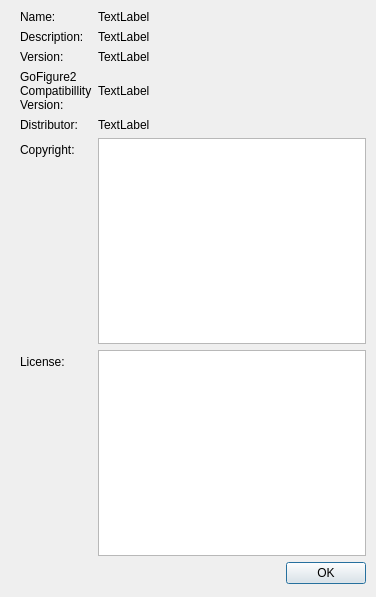
<?xml version="1.0" encoding="UTF-8"?>
<ui version="4.0">
 <class>Form</class>
 <widget class="QWidget" name="Form">
  <property name="geometry">
   <rect>
    <x>0</x>
    <y>0</y>
    <width>376</width>
    <height>597</height>
   </rect>
  </property>
  <property name="windowTitle">
   <string>Form</string>
  </property>
  <widget class="QWidget" name="">
   <property name="geometry">
    <rect>
     <x>20</x>
     <y>10</y>
     <width>346</width>
     <height>574</height>
    </rect>
   </property>
   <layout class="QVBoxLayout" name="verticalLayout">
    <item>
     <layout class="QFormLayout" name="formLayout">
      <item row="0" column="0">
       <widget class="QLabel" name="label">
        <property name="text">
         <string>Name:</string>
        </property>
       </widget>
      </item>
      <item row="0" column="1">
       <widget class="QLabel" name="m_Name">
        <property name="text">
         <string>TextLabel</string>
        </property>
       </widget>
      </item>
      <item row="1" column="0">
       <widget class="QLabel" name="label_7">
        <property name="text">
         <string>Description:</string>
        </property>
       </widget>
      </item>
      <item row="1" column="1">
       <widget class="QLabel" name="m_Description">
        <property name="text">
         <string>TextLabel</string>
        </property>
       </widget>
      </item>
      <item row="2" column="0">
       <widget class="QLabel" name="label_2">
        <property name="text">
         <string>Version:</string>
        </property>
       </widget>
      </item>
      <item row="2" column="1">
       <widget class="QLabel" name="m_Version">
        <property name="text">
         <string>TextLabel</string>
        </property>
       </widget>
      </item>
      <item row="3" column="0">
       <widget class="QLabel" name="label_3">
        <property name="text">
         <string>GoFigure2
Compatibillity
Version:</string>
        </property>
       </widget>
      </item>
      <item row="3" column="1">
       <widget class="QLabel" name="m_CompatVersion">
        <property name="text">
         <string>TextLabel</string>
        </property>
       </widget>
      </item>
      <item row="4" column="0">
       <widget class="QLabel" name="label_4">
        <property name="text">
         <string>Distributor:</string>
        </property>
       </widget>
      </item>
      <item row="4" column="1">
       <widget class="QLabel" name="m_Distributor">
        <property name="text">
         <string>TextLabel</string>
        </property>
       </widget>
      </item>
      <item row="5" column="0">
       <widget class="QLabel" name="label_5">
        <property name="text">
         <string>Copyright:</string>
        </property>
       </widget>
      </item>
      <item row="5" column="1">
       <widget class="QTextBrowser" name="m_Copyright"/>
      </item>
      <item row="6" column="0">
       <widget class="QLabel" name="label_6">
        <property name="text">
         <string>License:</string>
        </property>
       </widget>
      </item>
      <item row="6" column="1">
       <widget class="QTextBrowser" name="m_License"/>
      </item>
     </layout>
    </item>
    <item>
     <widget class="QDialogButtonBox" name="buttonBox">
      <property name="standardButtons">
       <set>QDialogButtonBox::Ok</set>
      </property>
     </widget>
    </item>
   </layout>
  </widget>
 </widget>
 <resources/>
 <connections>
  <connection>
   <sender>buttonBox</sender>
   <signal>accepted()</signal>
   <receiver>Form</receiver>
   <slot>close()</slot>
   <hints>
    <hint type="sourcelabel">
     <x>333</x>
     <y>568</y>
    </hint>
    <hint type="destinationlabel">
     <x>368</x>
     <y>133</y>
    </hint>
   </hints>
  </connection>
 </connections>
</ui>
